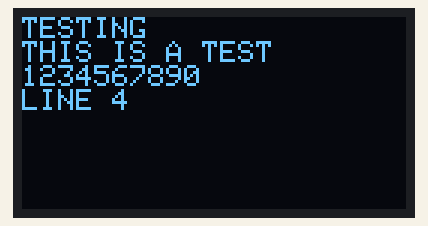
Recording of a sketch running on a simulated Arduino Uno, built with avr-gcc and run on an emulated ATmega328P. On the bench: 128×64 one-colour display.

Above: at 0.1 s.

The sketch:

D1_to_SSD1306.ino
```cpp
#include <Adafruit_GFX.h>
#include <Adafruit_SSD1306.h>
#include <Wire.h>

#define SCREEN_WIDTH 128 // OLED display width, in pixels
#define SCREEN_HEIGHT 64 // OLED display height, in pixels
#define OLED_RESET 0  // GPIO0
//Adafruit_SSD1306 OLED(OLED_RESET);
Adafruit_SSD1306 display(SCREEN_WIDTH, SCREEN_HEIGHT, &Wire, OLED_RESET);

void setup()   {
  display.begin();
  display.clearDisplay();

  //Add stuff into the 'display buffer'
  display.setTextSize(1);
  display.setTextColor(WHITE);
  display.setCursor(0,0);
  display.println("TESTING              THIS IS A TEST       1234567890           LINE 4");

  display.display(); //output 'display buffer' to screen
}

void loop() {
}
```
